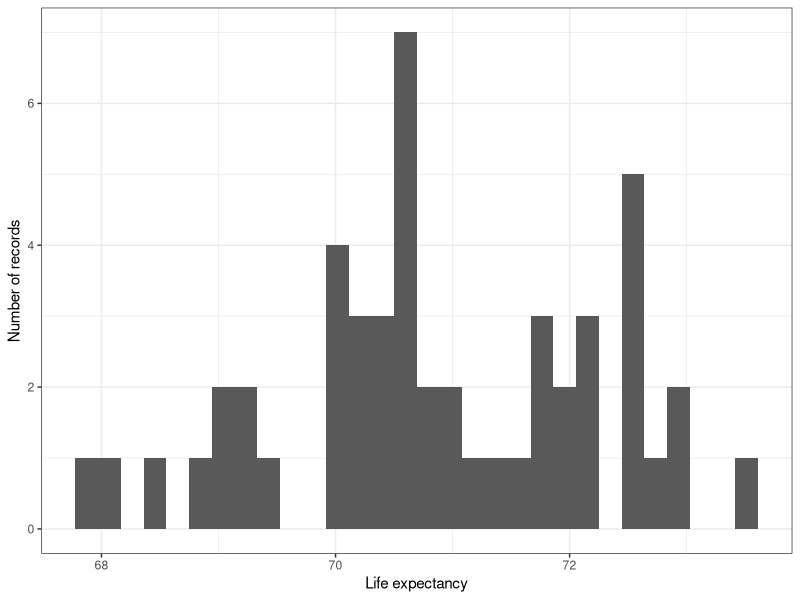
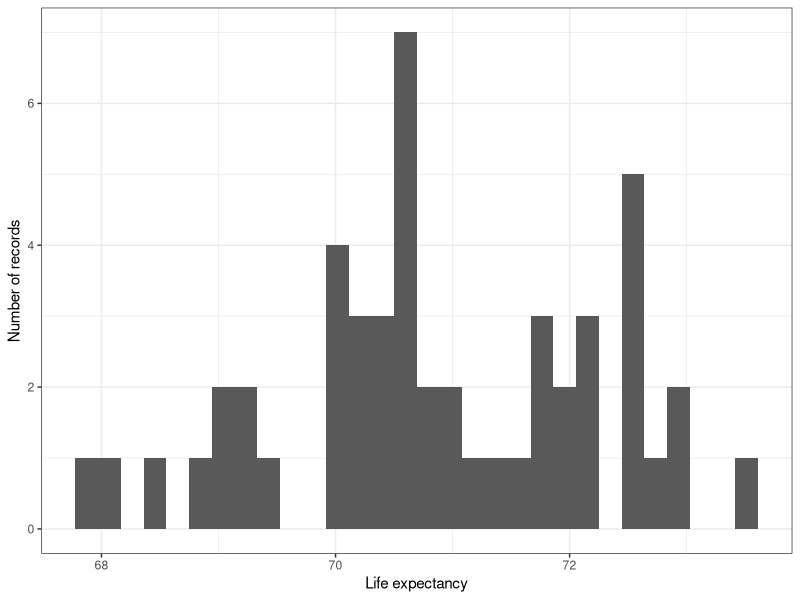

Source code (R) for these figures, in order:
# Isabella Fischer

library(tidyverse)
library(ggplot2)
library(readr)

data(state)
state <- data.frame(state.x77, state.region)

ggplot(state, aes(x=Life.Exp)) +
  geom_histogram() +
  xlab("Life expectancy") +
  ylab("Number of records") +
  theme_bw()

ggsave("2.png")
